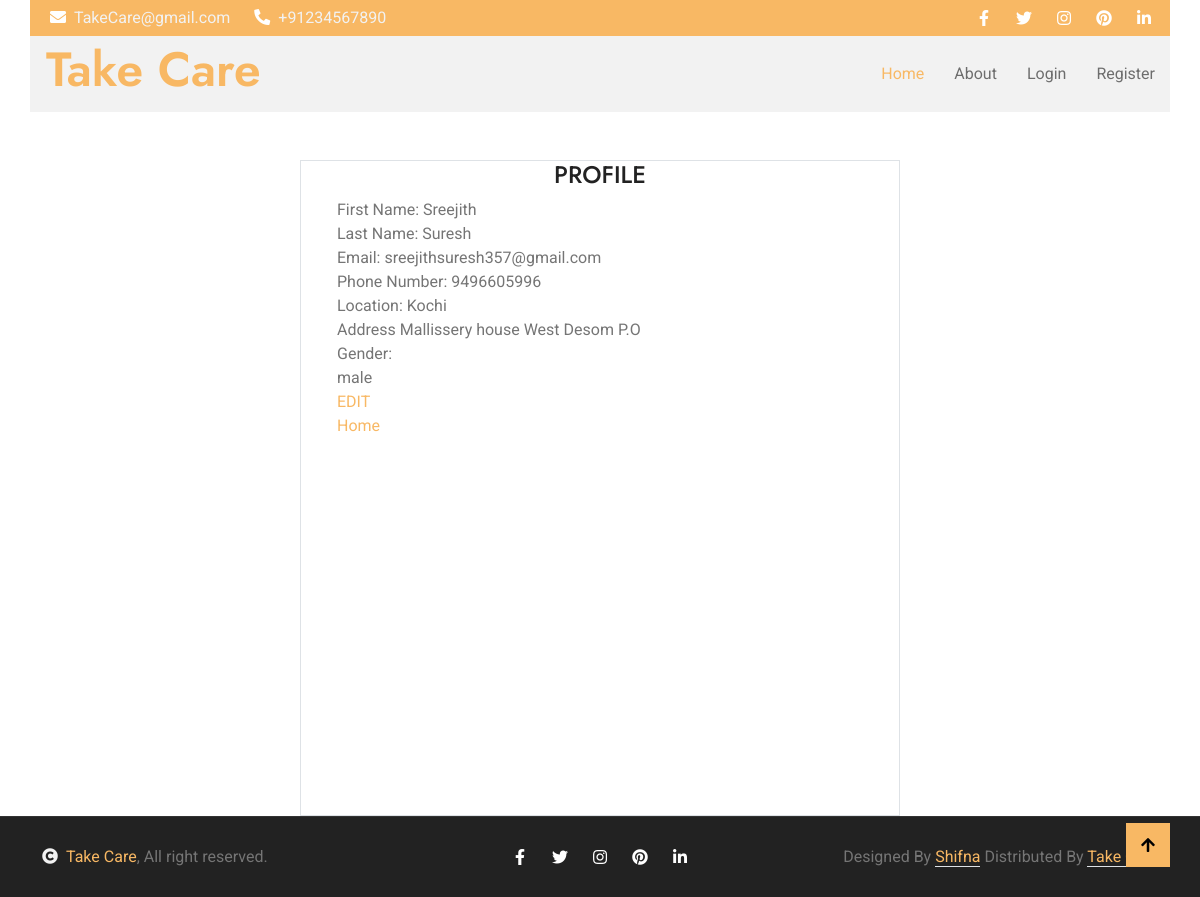
Screenshot of /profile/10/ with the database file from the repository.
### ca/models.py (models this page shows)
class CustomUser(AbstractUser):
    user_type_choices = [
        ('Admin', 'Admin'),
        ('User', 'User'),
    ]
    user_type = models.CharField(max_length=50, choices=user_type_choices, default='User')
    is_organization = models.BooleanField(default=False)

class UserCust(CustomUser):
    GENDER_CHOICES = (('male', 'Male'),('female', 'Female'),('other', 'Other'))
    fname=models.CharField(max_length=50,null=True)
    lname=models.CharField(max_length=50,null=True)
    emailaddress=models.EmailField(max_length=254,null=True)
    gender = models.CharField(max_length=20, choices=GENDER_CHOICES)
    location= models.CharField(max_length=30)
    addresss=models.TextField()
    phone_number=models.CharField(max_length=10)

### ca/views.py (the view)
# urls.py: path('profile/<int:pk>/',views.UserProfile.as_view(),name="profile"),
class UserProfile(DetailView):
    template_name="userprofile.html"
    form_class=UserUpdateForm
    model=UserCust
    context_object_name="user"

### ca/templates/userprofile.html (shortened to what this page needs)
{% extends 'base.html' %}
{%load static%}
{% block service %}
<div class="container-fluid "  >
  <div class="row " style="height: 51rem;padding-top: 10rem">
    <div class="col-3"></div>
    <div class="col-6 border">
      <div class="container">
        <h4 class="title text-center">PROFILE</h4>
        <div class="content">
          <form action="" method="post">
            <div class="user-details">
                <div class="input-box">
                    <label for="id_first_name">First Name:</label>
                    {{user.fname}}
                </div>
                <div class="input-box">
                    <label for="id_last_name">Last Name:</label>
                    {{user.lname}}
                </div>
                <div class="input-box">
                    <label for="id_email">Email:</label>
                    {{user.emailaddress}}
                </div>
                <div class="input-box">
                    <label for="id_phone_number">Phone Number:</label>
                    {{ user.phone_number }}
                </div>
                <div class="input-box">
                    <label for="id_location">Location:</label>
                    {{ user.location }}
                </div>
                <div class="input-box">
                    <span class="details">Address</span>
                    {{ user.addresss }}
                </div>
                <div class="input-box">
                    <label for="id_gender">Gender:</label><br>
                    {{user.gender}}
                </div>
            </div>
            <div class="button">
              <a href="{% url 'profileedit' user.id %}">EDIT</a>
            </div>
            <div class="button">
              <a href="{% url 'home' %}">Home</a>
            </div>
          </form>
        </div>
      </div>
    </div>
    <div class="col-3"></div>
  </div>
</div>
{% endblock service%}

### rows the page displays
UserCust: fname "Sreejith", lname "Suresh", emailaddress "sreejithsuresh357@gmail.com", phone_number "9496605996", location "Kochi", addresss "Mallissery house West Desom P.O", gender "male"
